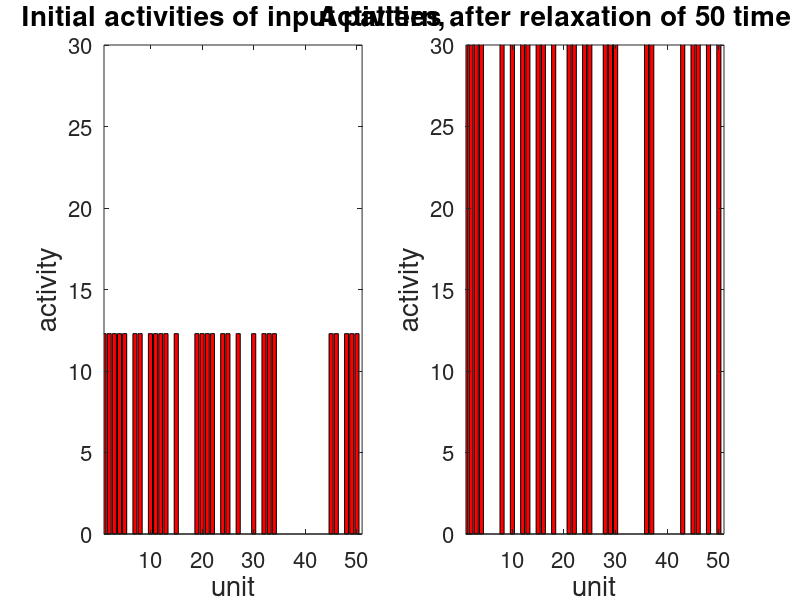

MATLAB code to generate this figure:
%"learning" an associative memory
clear all;
close all;

%number of units
N = 50;
%sparseness
alpha = 0.7;
%eigenvalue
lambda = 1.25;
%number of patterns to memorize
num_pat = 2;


%--------------------------------------------------------------------------
%determining constant c according to 7.49 p. 264
%F(I)=150tanh((20+I)/150)
c_max=100;
c_s=0:0.1:c_max;
f_s=150*tanh((20+(lambda-1-alpha*lambda).*c_s)./150) - c_s;
for i=1:length(f_s)-1
    if f_s(i)*f_s(i+1)<0  %find zero crossing
        index=i;
        i=length(f_s)-1;
    end  
end

%determine c=zeros near index
c=fzero(@(x) 150*tanh((20+(lambda-1-alpha*lambda)*x)/150) - x, c_s(index))



%--------------------------------------------------------------------------
%The vectors vn to be memorized
%create num_pat random sparse vectors vn with activity c
vn=zeros(N, num_pat);
for v=1:num_pat
    for i=1:floor(N*alpha)
        vn(1+floor(rand(1)*N),v)=c; 
    end
end

%change vectors 1 and 2 so that in the first components 18-30 are active
%and in the second every 4th component is active (compare p. 265 figure
%7.16).
%vn(:,1)=
%vn(:,2)=


%output to console
vn;
%--------------------------------------------------------------------------
%Create Network: apply 7.48 page 263
n=ones(N,1);
sum_matrix=zeros(N,N);
for v=1:num_pat
   sum_matrix=sum_matrix + (vn (:,v) - alpha*c.*n)*(vn (:,v) - alpha*c.*n)';
end

K = (lambda/(c^2*alpha*N*(1-alpha))).*sum_matrix;
M = K - (1/(alpha*N)).*(n*n');



%--------------------------------------------------------------------------
%Test

%input vector number from memory set vn
vector=1;
%noise vector additively with normal distributed noise
strength=0;
v_start=vn(:,vector) + abs(randn(N,1))*strength;

%number of relaxation steps
steps=50; 
v=v_start;
output=zeros(N, steps);
for i = 1:steps
    v_new = 150*(tanh((M*v + 20)*(1/150)));
    v_new(v_new<0)=0; %[]+
    v = v_new;
    output(:,i)=v;
end

subplot(1,2,1);
bar(1:N,  v_start, 'r');
set(gca,'FontSize',16);
axis([1 N+1 0 30]);
xlabel('unit','FontSize',20);
ylabel('activity','FontSize',20);
title('Initial activities of input pattern,','FontSize',20);
subplot(1,2,2);
bar(1:N,  output(:,steps), 'r');
set(gca,'FontSize',16);
axis([1 N+1 0 30]);
xlabel('unit','FontSize',20);
ylabel('activity','FontSize',20);
title('Activities after relaxation of 50 time steps','FontSize',20);

